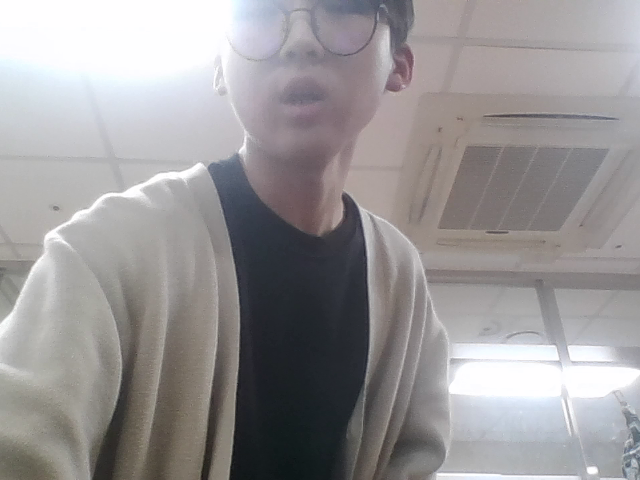
#> input picture storage/photos/pic2023_11_28_21h21m57s.png, 640 x 480 px
$ python -i colorfilters.py   (imports and definitions only)
#> lines starting #> are read from the running program, lines starting #| are printed output that depends on the picture
#> further down, picture is the input picture: shape (480, 640, 3); mean B, G, R 150.7, 149.5, 152.4
import cv2
import numpy as np

# [6 lines left out: function gamma_function, not called in this run]

def gray_filter(img):
    return cv2.cvtColor(img, cv2.COLOR_BGR2GRAY)

# [43 lines left out: functions warm_filter, cool_filter, contrast_filter, daylight_filter, not called in this run]

def reversal_filter(img):
    return cv2.bitwise_not(img)

def cartoon_filter(img):
    h, w = img.shape[:2]
#> h = 480; w = 640
    img2 = cv2.resize(img, (w//2, h//2))

    blr = cv2.bilateralFilter(img2, -1, 20, 7)
    edge = 255 - cv2.Canny(img2, 80, 120)
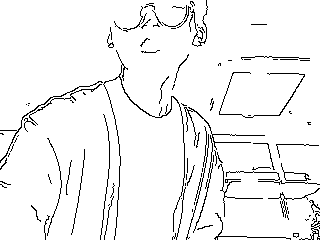
#> edge: shape (240, 320); 94.8% white; black in thin lines or dots
    edge = cv2.cvtColor(edge, cv2.COLOR_GRAY2BGR)
#> edge: shape (240, 320, 3); 94.8% white; black in thin lines or dots
    dst = cv2.bitwise_and(blr, edge) # and연산
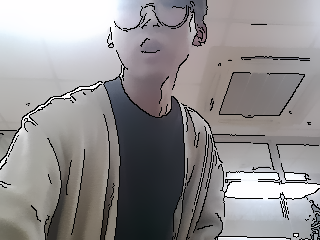
#> dst: shape (240, 320, 3); mean B, G, R 142.8, 141.7, 144.4
    dst = cv2.resize(dst, (w, h), interpolation=cv2.INTER_NEAREST)
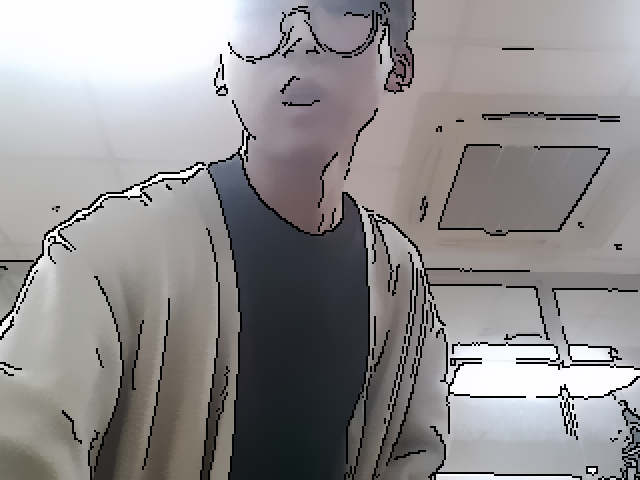
#> dst: shape (480, 640, 3); mean B, G, R 142.8, 141.7, 144.4

    return dst

>>> import cv2
>>> picture = cv2.imread('../storage/photos/pic2023_11_28_21h21m57s.png')
>>> result = cartoon_filter(picture)

$ run again, on storage/photos/pic2023_11_29_21h48m16s.png
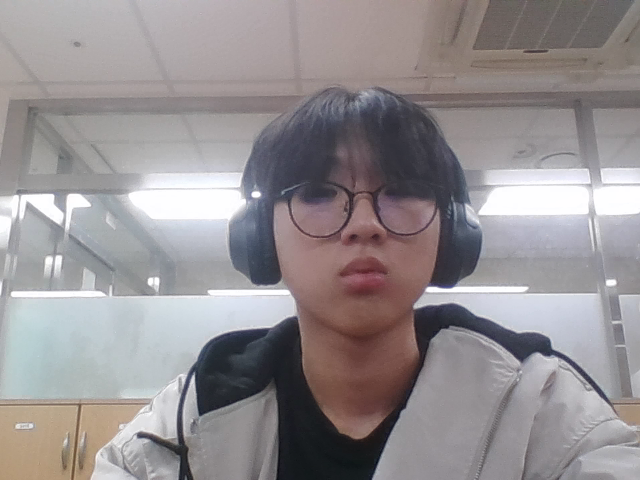
#> input picture storage/photos/pic2023_11_29_21h48m16s.png, 640 x 480 px
#> picture is the input picture: shape (480, 640, 3); mean B, G, R 145, 142.9, 148.5
#> in cartoon_filter, `edge = 255 - cv2.Canny(img2, 80, 120)`:
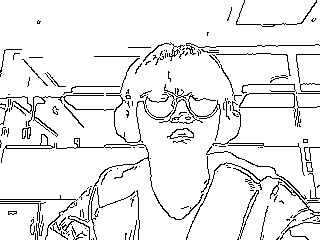
#> edge: shape (240, 320); 92.2% white; black in thin lines or dots
#> in cartoon_filter, `dst = cv2.resize(dst, (w, h), interpolation=cv2.INTER_NEAREST)`:
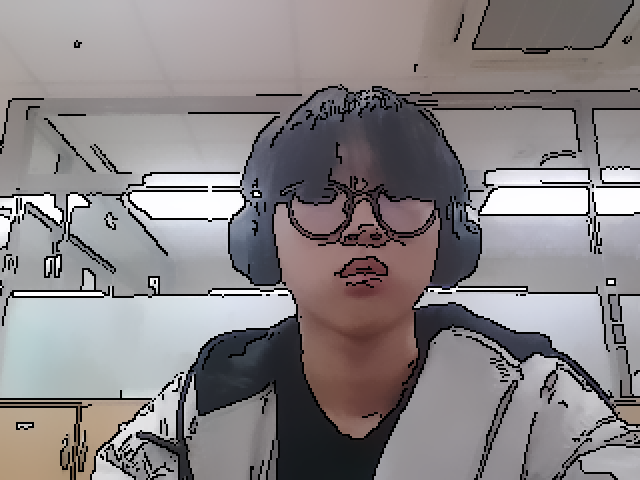
#> dst: shape (480, 640, 3); mean B, G, R 133.5, 131.7, 136.9

$ run again, on storage/photos/pic2023_11_29_21h55m32s.png
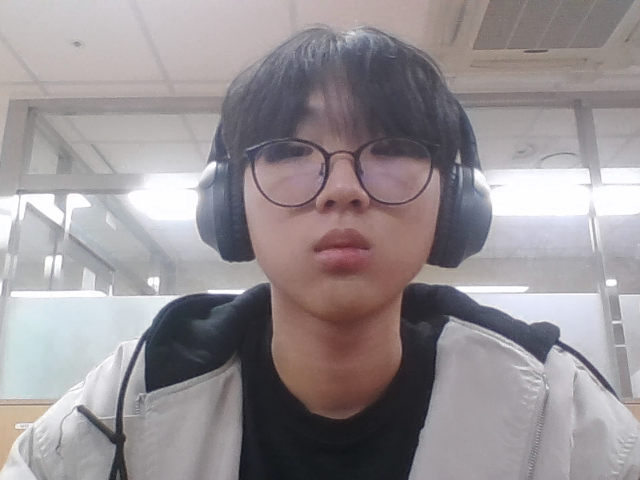
#> input picture storage/photos/pic2023_11_29_21h55m32s.png, 640 x 480 px
#> picture is the input picture: shape (480, 640, 3); mean B, G, R 147.1, 144.2, 150.7
#> in cartoon_filter, `edge = 255 - cv2.Canny(img2, 80, 120)`:
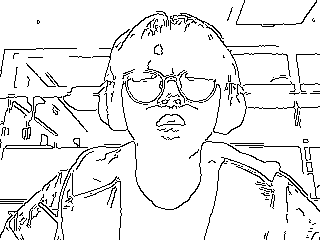
#> edge: shape (240, 320); 92.1% white; black in thin lines or dots
#> in cartoon_filter, `dst = cv2.resize(dst, (w, h), interpolation=cv2.INTER_NEAREST)`:
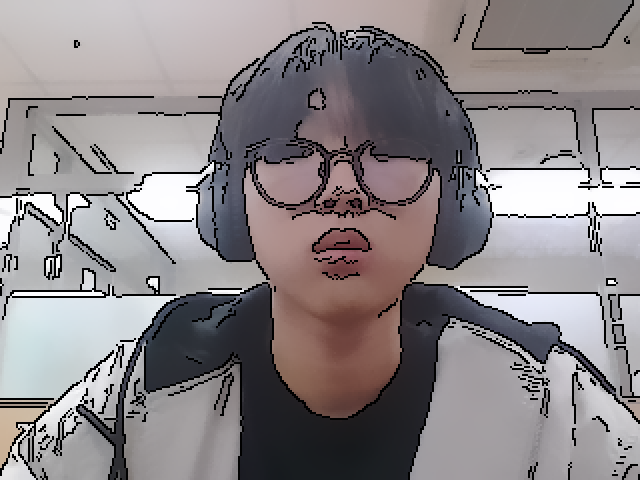
#> dst: shape (480, 640, 3); mean B, G, R 135.1, 132.6, 138.7
